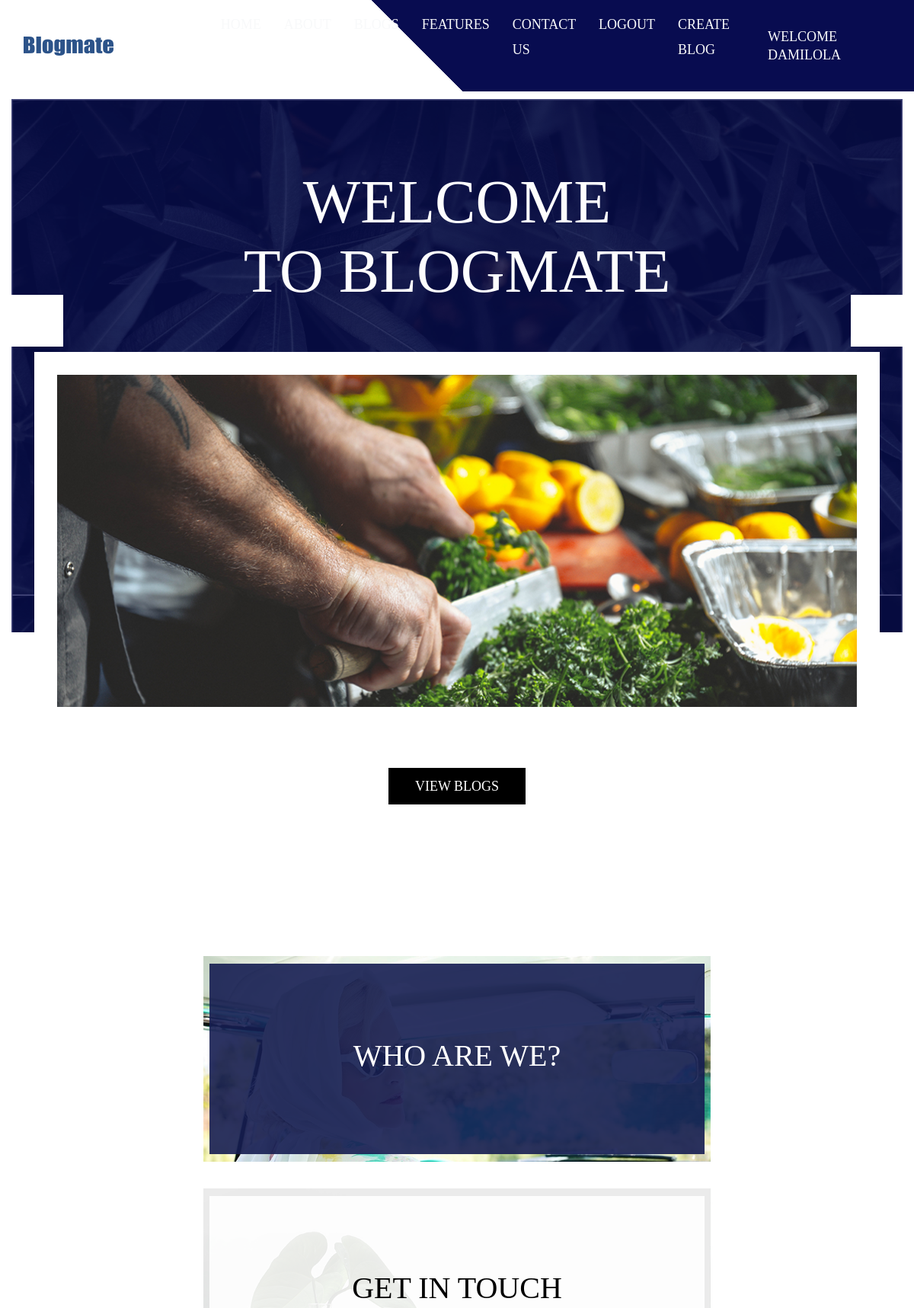
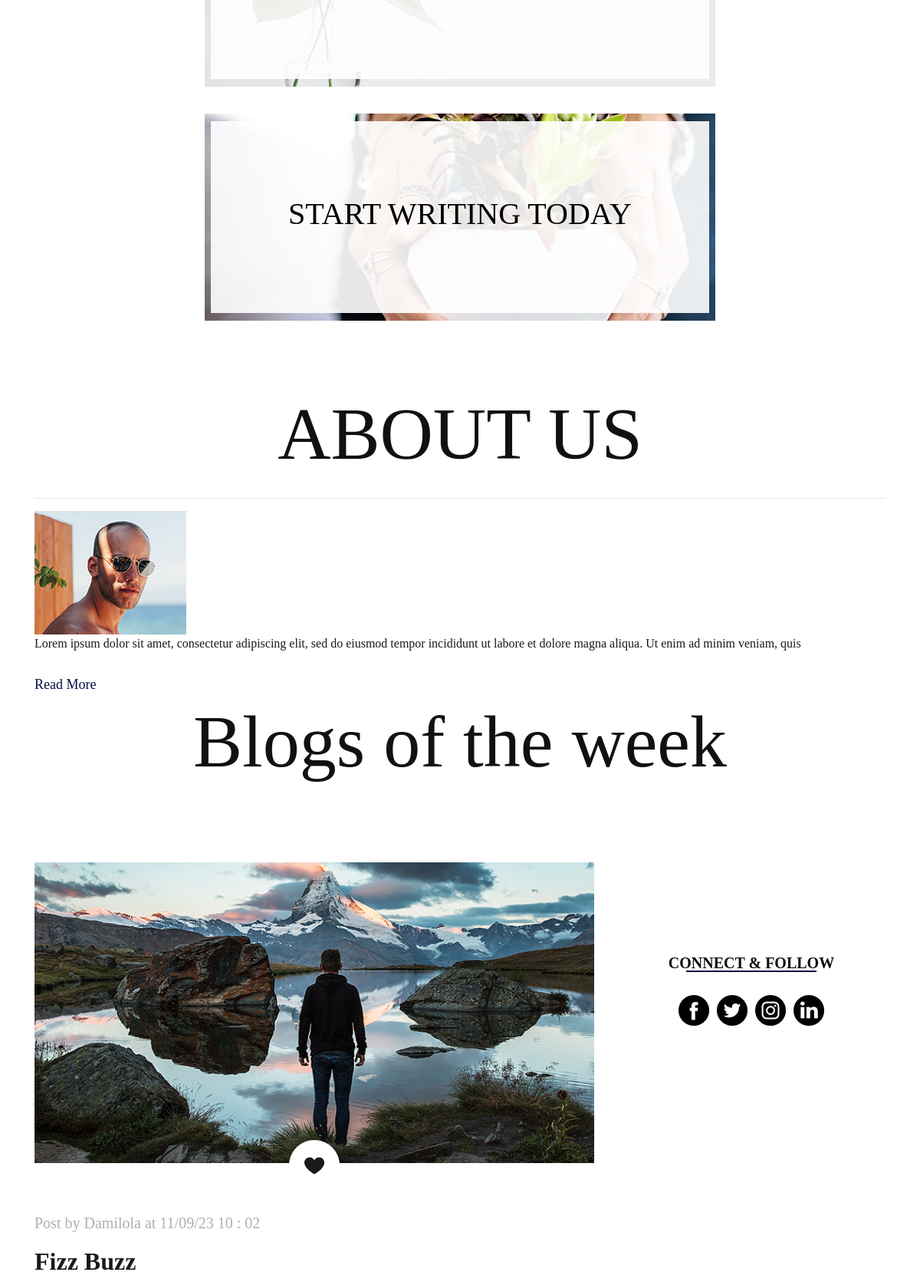
Screenshot of / (signed in, upper part) with the database file from the repository (2 pictures, top to bottom).
### blog/models.py (models this page shows, shortened)
class User(db.Model,UserMixin):
    id = db.Column(db.Integer(), primary_key = True)
    name = db.Column(db.String(),nullable = False, unique = True)
    email_address = db.Column(db.String(),nullable = False, unique = True)
    password_hash = db.Column(db.String(),nullable = False,unique = True)
    blogs = db.relationship("Blog",backref = "owned_user",lazy = True)
    @property
    def password(self):
        return self.password

class Blog(db.Model):
    id = db.Column(db.Integer(),primary_key = True)
    topic = db.Column(db.String(),nullable = False)
    placeholder = db.Column(db.String(length = 30),nullable = False)
    content = db.Column(db.String(),nullable = False)
    date = db.Column(db.String(),nullable = False)
    time = db.Column(db.String(),nullable = False)
    owner = db.Column(db.Integer(),db.ForeignKey("user.id"))

### blog/routes.py (the view)
@app.route('/')
def home():
    blogs = Blog.query.all()
    user = User()
    return render_template("index.html",blogs = blogs,user = user)

### blog/models.py (called while the page is built)
@login_manager.user_loader
def load_user(user_id):
    return User.query.get(int(user_id))

### blog/templates/index.html (shortened to what this page needs)
{% extends 'base.html' %}
{% block content %}
<div class="container-fluid">
   <div class="banner_section layout_padding">
      <h1 class="banner_taital">Welcome <br>to Blogmate</h1>
      <div id="my_slider" class="carousel slide" data-ride="carousel">
         <div class="carousel-inner">
            <div class="carousel-item active">
               <div class="image_main">
                  <div class="container">
                     <img src="{{ url_for('static', filename = "images/img-1.png" ) }}" class="image_1">
                     <div class="contact_bt"><a href="{{ url_for('signup' ) }}">View Blogs</a></div>
                  </div>
               </div>
            </div>
         </div>
         <a class="carousel-control-prev" href="#my_slider" role="button" data-slide="prev">
         </a>
         <a class="carousel-control-next" href="#my_slider" role="button" data-slide="next">
         </a>
      </div>
   </div>
</div>
      <div class="container">
         <div class="touch_setion">
            <div class="box_main">
               <div class="image_2 active">
                  <h4 class="who_text active">Who are we?</h4>
               </div>
            </div>
            <div class="box_main">
               <div class="image_3">
                  <h4 class="who_text">Get In Touch</h4>
               </div>
            </div>
            <div class="box_main">
               <div class="image_4">
                  <h4 class="who_text">Start Writing Today</h4>
               </div>
            </div>
         </div>
      </div>
      <div class="about_section layout_padding">
         <div class="container">
            <h1 class = "display-1 text-center">ABOUT US</h1>
            <hr>
                  <div class="image_5"><img src="{{ url_for('static', filename = "images/img-5.png" ) }}"></div>
                  <p class="about_text">Lorem ipsum dolor sit amet, consectetur adipiscing elit, sed do eiusmod tempor incididunt ut labore et dolore magna aliqua. Ut enim ad minim veniam, quis</p>
                  <div class="read_bt_1"><a href="#">Read More</a></div>
            </div>
         </div>
      <h1 class="display-1 text-center">Blogs of the week</h1>
      {% for blog in blogs %}
      <div class="about_section layout_padding">
         <div class="container">
            <div class="row">
               <div class="col-lg-8 col-sm-12">
                     <div class="about_img"><img src="{{ url_for('static', filename = "images/img-8.png" ) }}"></div>
                     <div class="like_icon"><img src="{{ url_for('static', filename = "images/like-icon.png" ) }}"></div>
                     <p class="post_text">Post by {{ user.query.filter_by(id = blog.owner).first().name }} at {{ blog.date }} {{ blog.time }}</p>
                     <h2 class="most_text">{{ blog.topic }}</h2>
                  </div>
                  <div class="col-lg-4 col-sm-12">
                     <div class="about_main">
                        <h1 class="follow_text">CONNECT & FOLLOW</h1>
                        <div class="follow_icon">
                           <ul>
                              <li><a href="#"><img src="{{ url_for('static', filename = "images/fb-icon-1.png" ) }}"></a></li>
                              <li><a href="#"><img src="{{ url_for('static', filename = "images/twitter-icon-1.png" ) }}"></a></li>
                              <li><a href="#"><img src="{{ url_for('static', filename = "images/instagram-icon-1.png" ) }}"></a></li>
                              <li><a href="#"><img src="{{ url_for('static', filename = "images/linkedin-icon-1.png" ) }}"></a></li>
                           </ul>
                        </div>
                     </div>
                  </div>
               </div>
            </div>
         </div>
                  {% endfor %}
      {% endblock %}

### blog/templates/base.html (shortened to what this page needs)
<!DOCTYPE html>
<html lang="en">
   <head>
      <link rel="stylesheet" type="text/css" href="{{ url_for('static', filename = "css/bootstrap.css" ) }}">
      <link rel="stylesheet" type="text/css" href="{{ url_for('static', filename = "css/style.css" ) }}">
      <link rel="stylesheet" href="{{ url_for('static', filename = "css/responsive.css" ) }}">
      <link rel="stylesheet" href="{{ url_for('static', filename = "css/jquery.mCustomScrollbar.min.css" ) }}">
      <link rel="stylesheet" href="{{ url_for('static', filename = "css/owl.carousel.min.css" ) }}">
      {% if current_user.is_authenticated %}
         <div class="container-fluid header_main">
            <nav class="navbar navbar-expand-lg navbar-light bg-light">
               <a class="logo" href="{{ url_for('home' ) }}"><img src="{{ url_for('static', filename  = "images/logo.png" ) }}"></a>
               <div class="collapse navbar-collapse" id="navbarSupportedContent">
                  <ul class="navbar-nav mr-auto">
                     <li class="nav-item">
                        <a class="nav-link" href="{{ url_for('home' ) }}">Home</a>
                     </li>
                     <li class="nav-item">
                        <a class="nav-link" href="about.html">About</a>
                     </li>
                     <li class="nav-item">
                        <a class="nav-link" href="{{ url_for('allblogs' ) }}">Blogs</a>
                     </li>
                     <li class="nav-item">
                        <a class="nav-link" href="{{ url_for('features' ) }}">Features</a>
                     </li>
                     <li class="nav-item">
                        <a class="nav-link" href="contact.html">Contact Us</a>
                     </li>
                     <li class="nav-item">
                        <a class="nav-link" href="{{ url_for('logout' ) }}">Logout</a>
                     </li>
                     <li class="nav-item">
                        <a class="nav-link" href="{{ url_for('createblog' ) }}">Create Blog</a>
                     </li>
                     <li class="nav-item">
                        <p class="nav-link">Welcome {{current_user.name}}</a>
                     </li>
                     <li class="nav-item">
                        <a class="nav-link" href="#"><img src="{{ url_for('static', filename = "images/search-icon.png" ) }}"></a>
                     </li>
                  </ul>
               </div>
            </nav>
         </div>
      {% endif %}
      {% block content %}
      {% endblock %}
   </body>
</html>

### rows the page displays
User: name "DAMILOLA"
Blog: query.filter_by "Damilola", date "11/09/23", time "10 : 02", topic "Fizz Buzz"
